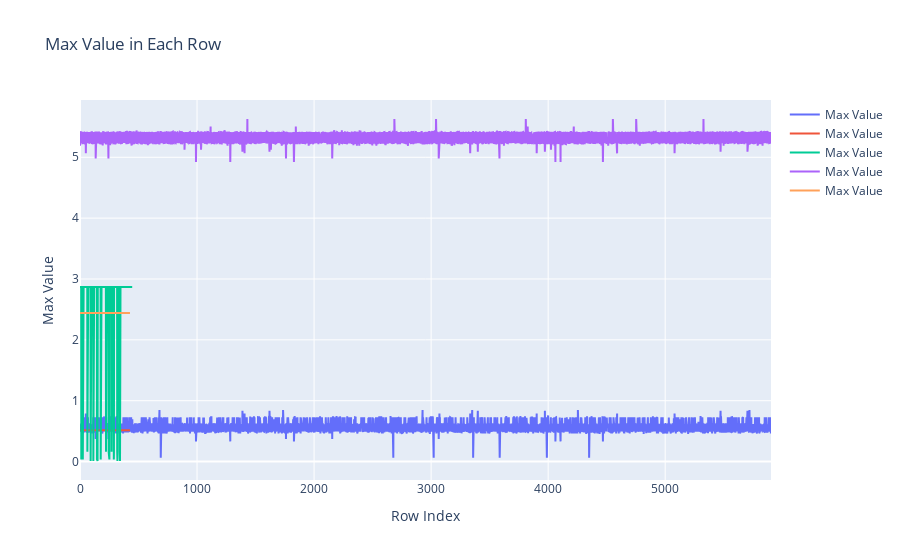

Notebook code cell kept with this figure:
### Code cell
import pandas as pd
import plotly.graph_objs as go

# Read the CSV file
df = pd.read_csv('test.csv')

# Calculate the maximum value in each row
max_values = df.idxmax(axis=1, skipna=True)

# Create a Plotly line chart
fig = go.Figure()
fig.add_trace(go.Scatter(x=df.index, y=df['nan'][df['nan']>=0], mode='lines', name='Max Value'))
fig.add_trace(go.Scatter(x=df.index, y=df['nan.1'][df['nan.1']>=0], mode='lines', name='Max Value'))
fig.add_trace(go.Scatter(x=df.index, y=df['nan.2'][df['nan.2']>=0], mode='lines', name='Max Value'))
fig.add_trace(go.Scatter(x=df.index, y=df['nan.3'][df['nan.3']>=0], mode='lines', name='Max Value'))
fig.add_trace(go.Scatter(x=df.index, y=df['nan.4'][df['nan.4']>=0], mode='lines', name='Max Value'))

fig.update_layout(title='Max Value in Each Row',
                  xaxis_title='Row Index',
                  yaxis_title='Max Value')

# Show the plot
fig.show()

### Figure 1 — Plotly figure (JSON) as saved in the notebook; plotly's stock layout.template omitted (floating-point values rounded to 4 significant figures; data arrays with more than 128 entries replaced by an {"elided": "..."} marker saying what was removed)
{"data": [{"mode": "lines", "name": "Max Value", "type": "scatter", "x": {"elided": "7502 int values"}, "y": {"elided": "5905 float values"}}, {"mode": "lines", "name": "Max Value", "type": "scatter", "x": {"elided": "7502 int values"}, "y": {"elided": "428 float values"}}, {"mode": "lines", "name": "Max Value", "type": "scatter", "x": {"elided": "7502 int values"}, "y": {"elided": "447 float values"}}, {"mode": "lines", "name": "Max Value", "type": "scatter", "x": {"elided": "7502 int values"}, "y": {"elided": "5905 float values"}}, {"mode": "lines", "name": "Max Value", "type": "scatter", "x": {"elided": "7502 int values"}, "y": {"elided": "428 float values"}}], "layout": {"title": {"text": "Max Value in Each Row"}, "xaxis": {"title": {"text": "Row Index"}}, "yaxis": {"title": {"text": "Max Value"}}}}
